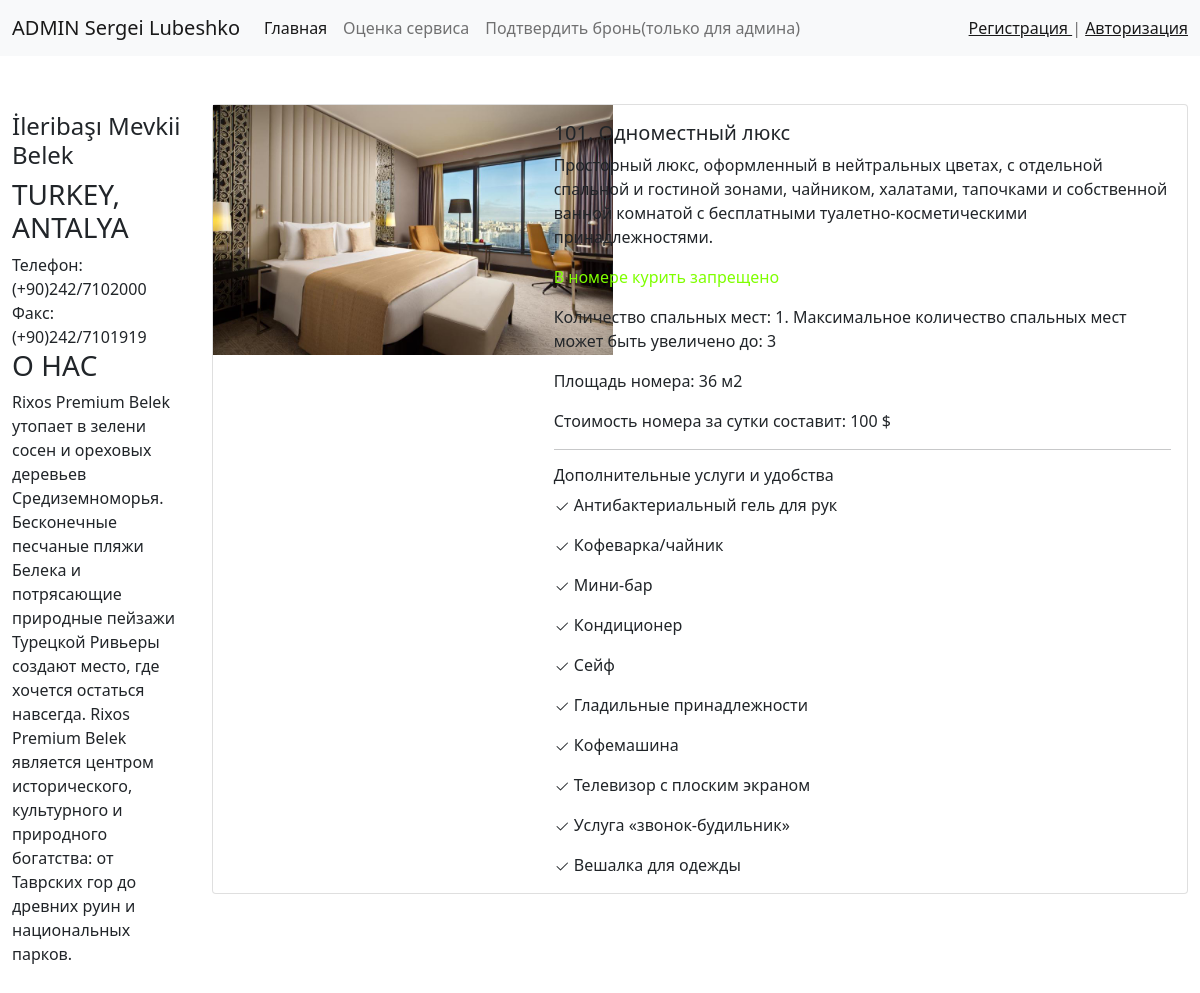
/detail/4/, run on the app's committed database.
### hotel/models.py (models this page shows, shortened)
class Room(models.Model):
    photo = models.ImageField(verbose_name='Фото', upload_to='photos/%Y/%m/%d', blank=True)
    title = models.CharField(max_length=60, verbose_name='Название номера')
    desc = models.TextField(verbose_name='Описание номера', max_length=500, blank=True)
    size = models.PositiveSmallIntegerField(verbose_name='Площадь номера')
    smoke = models.BooleanField(default=True, verbose_name='Не курят')
    price = models.PositiveSmallIntegerField(verbose_name='Цена за сутки', default=30)
    num_people = models.IntegerField(
        default=1,
        validators=[
            MinValueValidator(1),
            MaxValueValidator(10)
        ],
        verbose_name='Кол-во спальных мест'
    )
    facilities = models.ManyToManyField("Facilities")
    number_room = models.CharField(max_length=3, verbose_name='№ комнаты', blank=True)

class Facilities(models.Model):
    title = models.CharField(max_length=100, verbose_name="Название удобства", unique=True)
    photo = models.ImageField(verbose_name='Иконка', upload_to='photos/%Y/%m/%d', blank=True)
    def __str__(self):
        return self.title

### hotel/views.py (the view)
# urls.py: path('detail/<int:room_id>/', detailRooms, name="detail"),
def detailRooms(request, room_id):
    detail = Room.objects.get(id=room_id)
    facilit = detail.facilities.all()
    context = {"detail": detail, "facilitie": facilit}
    return render(request, template_name="hotel/detailroom.html", context=context)

### hotel/templates/hotel/detailroom.html
{% extends 'base.html' %}
{% block content %}
    <div class="card">
        <div class="row g-0">
            <div class="col-md-4">
                {% if detail.photo %}
                    <img class="mr-3" src="{{ detail.photo.url }}" width="400" height="250" alt="">
                {% else %}
                    <img class="mr-3" src="../../../images/photos/2021/05/23/def.jpg" width="400" height="250" alt="">
                {% endif %}
            </div>
            <div class="col-md-8">
                <div class="card-body">
                    <h5 class="card-title">{{ detail.title }}</h5>
                    <p class="card-text">{{ detail.desc }}</p>
                    {% if detail.smoke %}
                        <p class="card-text" style="color:chartreuse">В номере курить запрещено</p>
                    {% else %}
                        <p class="card-text" style="color: crimson">В номере курить разрешено</p>
                    {% endif %}
                    <p class="card-text">Количество спальных мест: {{ detail.num_people }}. Максимальное
                        количество спальных мест может быть увеличено до: {{ detail.num_people|add:2 }}</p>
                    <p class="card-text">Площадь номера: {{ detail.size }} м2</p>
                    <p class="card-text">Стоимость номера за сутки составит: {{ detail.price }} $</p>
                    <hr>
                    <h6 class="card-title">Дополнительные услуги и удобства</h6>
                    {% for item in facilitie %}
                        <p class="card-text">
                            <svg xmlns="http://www.w3.org/2000/svg" width="16" height="16" fill="currentColor"
                                 class="bi bi-check2" viewBox="0 0 16 16">
                                <path d="M13.854 3.646a.5.5 0 0 1 0 .708l-7 7a.5.5 0 0 1-.708 0l-3.5-3.5a.5.5 0 1 1 .708-.708L6.5 10.293l6.646-6.647a.5.5 0 0 1 .708 0z"></path>
                            </svg>
                            {{ item }}
                        </p>
                    {% endfor %}
                </div>
            </div>
        </div>
    </div>
{% endblock %}

### data on the page
Room: photo (picture), title "101. Одноместный люкс", desc "Просторный люкс, оформленный в нейтральных цветах, с отдельной спальной и гостиной зонами, чайником, халатами, тапочками и собственной ванной комнатой с бесплатными туалетно-косметическими принадлежностями.", num_people "1", num_people|add "3", size "36", price "100"
Facilities: title "Антибактериальный гель для рук"
Facilities: title "Кофеварка/чайник"
Facilities: title "Мини-бар"
Facilities: title "Кондиционер"
Facilities: title "Сейф"
Facilities: title "Гладильные принадлежности"
Facilities: title "Кофемашина"
Facilities: title "Телевизор с плоским экраном"
Facilities: title "Услуга «звонок-будильник»"
Facilities: title "Вешалка для одежды"
